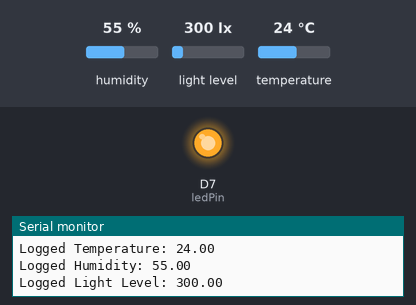
The sketch below on a simulated ESP8266 (NodeMCU). On the bench: output pins drawn as LEDs (lit = HIGH), the last lines printed to the serial monitor. Inputs (shaded band) come from the test bench; at power-on: humidity 55 %, light level 300 lx, temperature 24 °C. WiFi joins after 1.5 s; servers stay silent unless stated; network time is answered at once with the bench clock; the local clock reads 2024-03-15 10:24:30 at power-on unless the sketch sets it.

Above: at 4.2 s.
At 9.4 s:
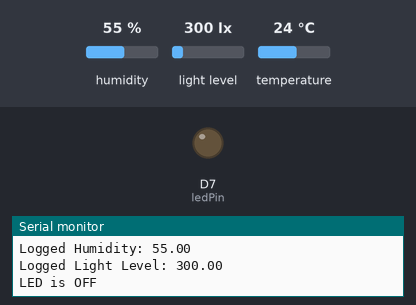
Timing chart, 0 to 15.1 s (numbered marks = the images above):
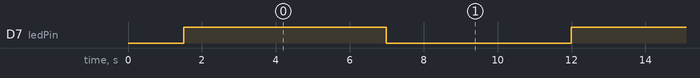

The sketch:

HW2.ino
```cpp
#include <Wire.h>
#include <FirebaseESP8266.h>
#include <ESP8266WiFi.h>
#include <Adafruit_Sensor.h>
#include <DHT.h>
#include <DHT_U.h>
#include <BH1750.h>
#include <NTPClient.h>
#include <WiFiUdp.h>

// Pin definitions
const int ledPin = 13;
#define DHTPIN D4      // Pin connected to the DHT22
#define DHTTYPE DHT22  // DHT 22 (AM2302)

// Firebase and Wi-Fi credentials
const char* FIREBASE_HOST = "dhtsensor-3fe69-default-rtdb.firebaseio.com";
const char* FIREBASE_AUTH = "AIzaSyAGLUgcBxrOwy4zeCLmSKewryZamfLKguI";
const char* WIFI_SSID = "B415";
const char* WIFI_PASSWORD = "appletv415";

// Firebase objects
FirebaseData firebaseData;
FirebaseAuth auth;
FirebaseConfig config;

// Sensor objects
DHT dht(DHTPIN, DHTTYPE);
BH1750 lightMeter;

// NTP Client to get time
WiFiUDP ntpUDP;
NTPClient timeClient(ntpUDP, "pool.ntp.org", 25200, 60000);  // 7-hour offset for Thailand (UTC+7)

void setup() {
  Serial.begin(115200);
  pinMode(ledPin, OUTPUT);

  // Start DHT22 sensor
  dht.begin();

  // Start BH1750 sensor
  Wire.begin();
  if (lightMeter.begin()) {
    Serial.println(F("BH1750 ready."));
  } else {
    Serial.println(F("BH1750 error."));
  }

  // Connect to Wi-Fi
  WiFi.begin(WIFI_SSID, WIFI_PASSWORD);
  Serial.print("Connecting to Wi-Fi");
  while (WiFi.status() != WL_CONNECTED) {
    delay(500);
    Serial.print(".");
  }
  Serial.println();
  Serial.println("Connected to Wi-Fi");

  // Initialize NTP client
  timeClient.begin();

  // Set up Firebase
  config.host = FIREBASE_HOST;
  config.signer.tokens.legacy_token = FIREBASE_AUTH;

  // Initialize Firebase with the config and auth objects
  Firebase.begin(&config, &auth);
  Firebase.reconnectWiFi(true);

  Serial.println("Connected to Firebase");
}

String getFormattedTime() {
  timeClient.update();
  unsigned long rawTime = timeClient.getEpochTime();
  struct tm *ptm = gmtime((time_t *)&rawTime);

  char buffer[20];
  sprintf(buffer, "%04d-%02d-%02d %02d:%02d:%02d",
          ptm->tm_year + 1900, ptm->tm_mon + 1, ptm->tm_mday,
          ptm->tm_hour, ptm->tm_min, ptm->tm_sec);

  return String(buffer);
}

void logData(String path, float temp, float humid, float light) {
  String timestamp = getFormattedTime();
  String logPath = path + "/" + timestamp;

  // Log temperature
  if (Firebase.setFloat(firebaseData, logPath + "/temp", temp)) {
    Serial.print("Logged Temperature: ");
    Serial.println(temp);
  } else {
    Serial.println("Failed to log temperature");
    Serial.println(firebaseData.errorReason());
  }

  // Log humidity
  if (Firebase.setFloat(firebaseData, logPath + "/humid", humid)) {
    Serial.print("Logged Humidity: ");
    Serial.println(humid);
  } else {
    Serial.println("Failed to log humidity");
    Serial.println(firebaseData.errorReason());
  }

  // Log light level
  if (Firebase.setFloat(firebaseData, logPath + "/light", light)) {
    Serial.print("Logged Light Level: ");
    Serial.println(light);
  } else {
    Serial.println("Failed to log light level");
    Serial.println(firebaseData.errorReason());
  }
}

void loop() {
  // Read DHT22 values
  float temp = dht.readTemperature();
  float humid = dht.readHumidity();

  // Read BH1750 light value
  float light = lightMeter.readLightLevel();

  // Check if readings are valid
  if (isnan(temp) || isnan(humid)) {
    Serial.println("Failed to read from DHT sensor!");
    return;
  }

  if (light == -1) {
    Serial.println("Failed to read from BH1750 sensor!");
    return;
  }

  // Turn on the LED and log the data with a timestamp
  digitalWrite(ledPin, HIGH);
  Serial.println("LED is ON");

  String logPath = "/log";
  logData(logPath, temp, humid, light);

  delay(5000);  // Delay between readings

  // Turn off the LED
  digitalWrite(ledPin, LOW);
  Serial.println("LED is OFF");

  delay(5000);  // Delay between readings
}
```

Measured:
- by itself, D7 (ledPin): alternates HIGH for 5.5 s and LOW for 5.0 s
